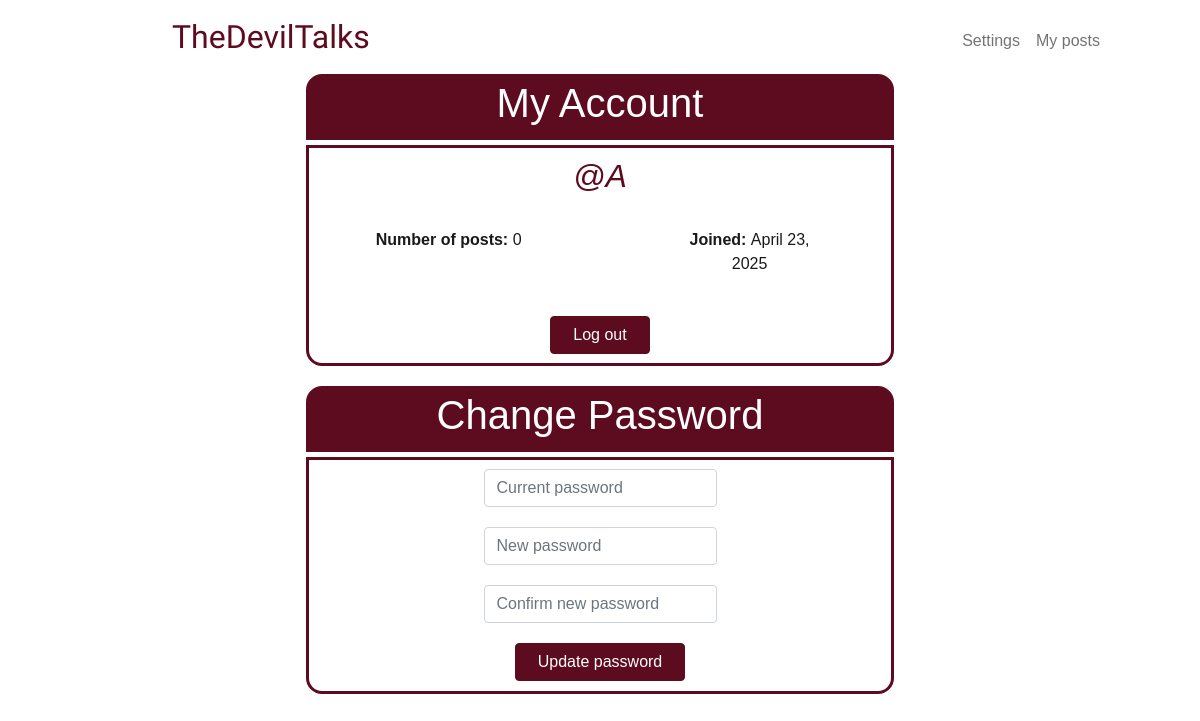
Before: /setting (signed in) with the older database file.
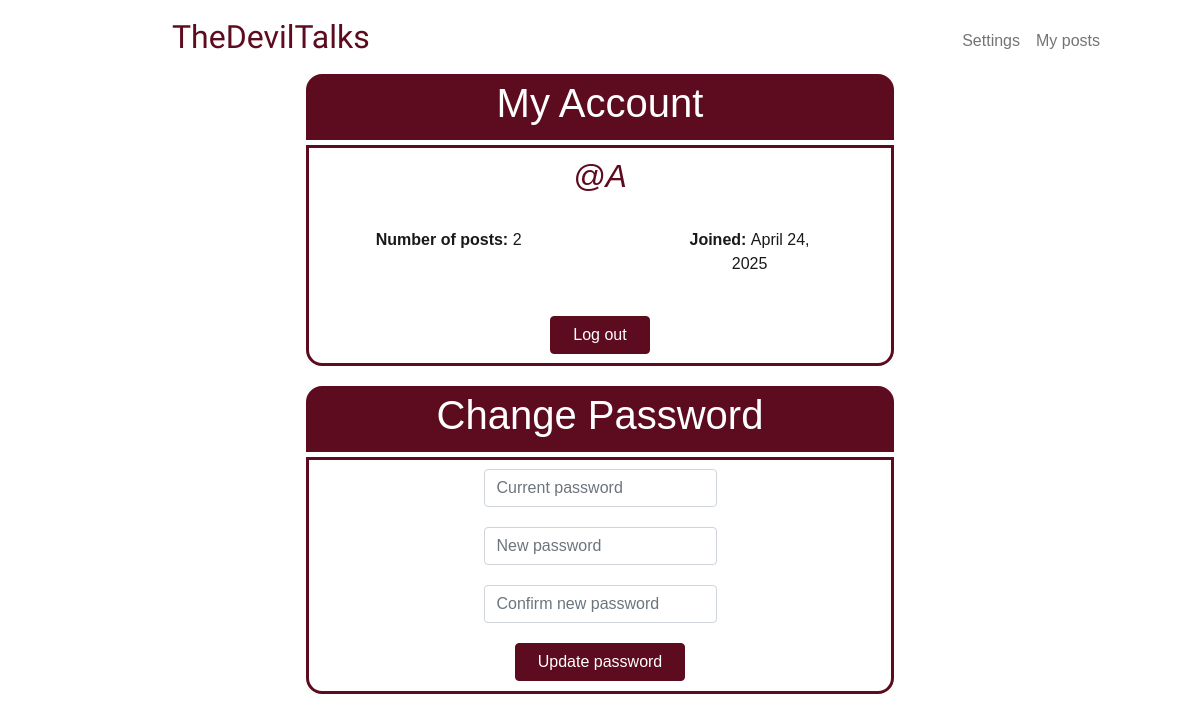
After: the same page with the newer database file.
### tables this page shows
CREATE TABLE users (
    id INTEGER PRIMARY KEY AUTOINCREMENT NOT NULL,
    username TEXT UNIQUE NOT NULL,
    hashed_password TEXT NOT NULL,
    joined_at DATETIME NOT NULL DEFAULT CURRENT_TIMESTAMP,
    is_admin BOOLEAN DEFAULT FALSE
);

### app.py (the view)
@app.route("/setting")
@login_required
def setting():
    user_info = getUserInfo()
    return render_template("setting.html", **user_info)

### app.py (called while the page is built)
def login_required(f):
    @wraps(f)
    def decorated_function(*args, **kwargs):
        if session.get("user_id") is None:
            return redirect("/login")
        return f(*args, **kwargs)
    return decorated_function

@app.template_filter("format_datetime_getdate")
def format_datetime(date_time):
    try:
        parsed_date_time = datetime.strptime(date_time, "%Y-%m-%d %H:%M:%S")
        if platform.system() == "Windows":
            format = "%B %d, %Y" # Hashtag instead of '-'
        else:
            format = "%B %d, %Y" # UNIX OS: '-' instead of Hashtag
        return parsed_date_time.strftime(format)
    except Exception:
        return date_time

def getUserInfo():
    user = db.execute("SELECT username, joined_at FROM users WHERE id = ?", session["user_id"])
    username = user[0]["username"]
    joined = user[0]["joined_at"]
    rows = db.execute("SELECT COUNT(*) AS count FROM posts WHERE user_id = ?", session["user_id"])
    post_length = rows[0]["count"]
    return {
        "username": username,
        "joined": joined,
        "post_length": post_length
    }

### templates/setting.html (shortened to what this page needs)
{% extends "layout.html" %}
{% block main %}
    <div class="users-post-header">
        <h1> My Account </h1>
    </div>
    <div class="users-post-container">
        <h2><i>@{{ username }}</i></h2>
        <br>
        <div class="row">
            <div class="column left rem5-right-padding">
                <p><strong> Number of posts: </strong> {{ post_length }} </p>
            </div>
            <div class="column right px65-margin-right">
                <p><strong> Joined: </strong> {{ joined | format_datetime_getdate}} </p>
            </div>
        </div>
        <br>
        <form action="/logout" method="post">
            <button class="btn btn-primary main-button" id="delete-button" type="submit"> Log out </button>
        </form>
    </div>
    <div class="users-post-header">
        <h1> Change Password </h1>
    </div>
    <div class="users-post-container">
        <form action="/password" method="post">
            <div class="mb-3">
                <input class="form-control mx-auto w-auto" id="current_password" name="current_password" placeholder="Current password" type="password" autocomplete="off">
            </div>
            <div class="mb-3">
                <input class="form-control mx-auto w-auto" id="new_password" name="new_password" placeholder="New password" type="password" autocomplete="off">
            </div>
            <div class="mb-3">
                <input class="form-control mx-auto w-auto" id="confirmation" name="confirmation" placeholder="Confirm new password" type="password" autocomplete="off">
            </div>
            <button class="btn btn-primary setting-button" type="submit"> Update password </button>
        </form>
    </div>
    <br>
{% endblock %}

Changed rows visible on the page:
changed users: joined_at "April 23, 2025" → "April 24, 2025"
Other visible differences:
{{ post_length }}: "0" → "2"
